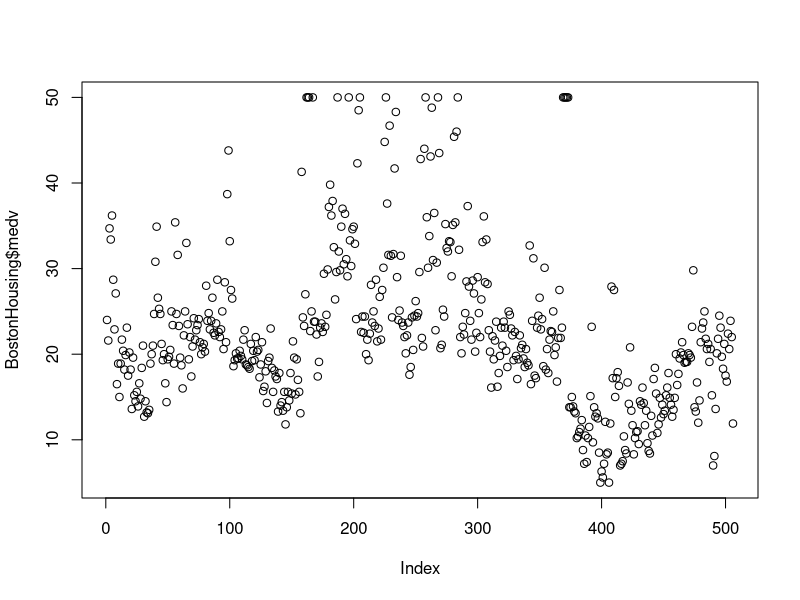
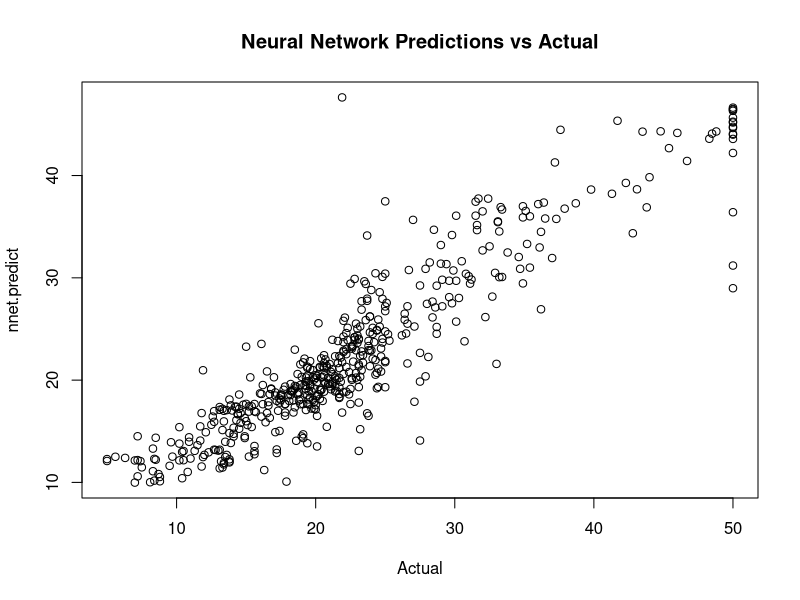

Reproduce these figures in R, in order.
library(mlbench)
library(nnet)
data("BostonHousing")

summary(BostonHousing)

plot(BostonHousing$medv)

lm.fit <- lm(medv ~ ., data = BostonHousing)
lm.predict <- predict(lm.fit)

mean((lm.predict - BostonHousing$medv)^2)

# plot(BostonHousing$medv, lm.predict, main = "Linear Regression Predictions vs Actual", xlab = "Actual")

nnet.fit <- nnet(medv/50 ~ ., data = BostonHousing, size = 10)
nnet.predict <- predict(nnet.fit) * 50

mean((nnet.predict - BostonHousing$medv)^2)

plot(BostonHousing$medv, nnet.predict,
     main="Neural Network Predictions vs Actual",
     xlab="Actual")
